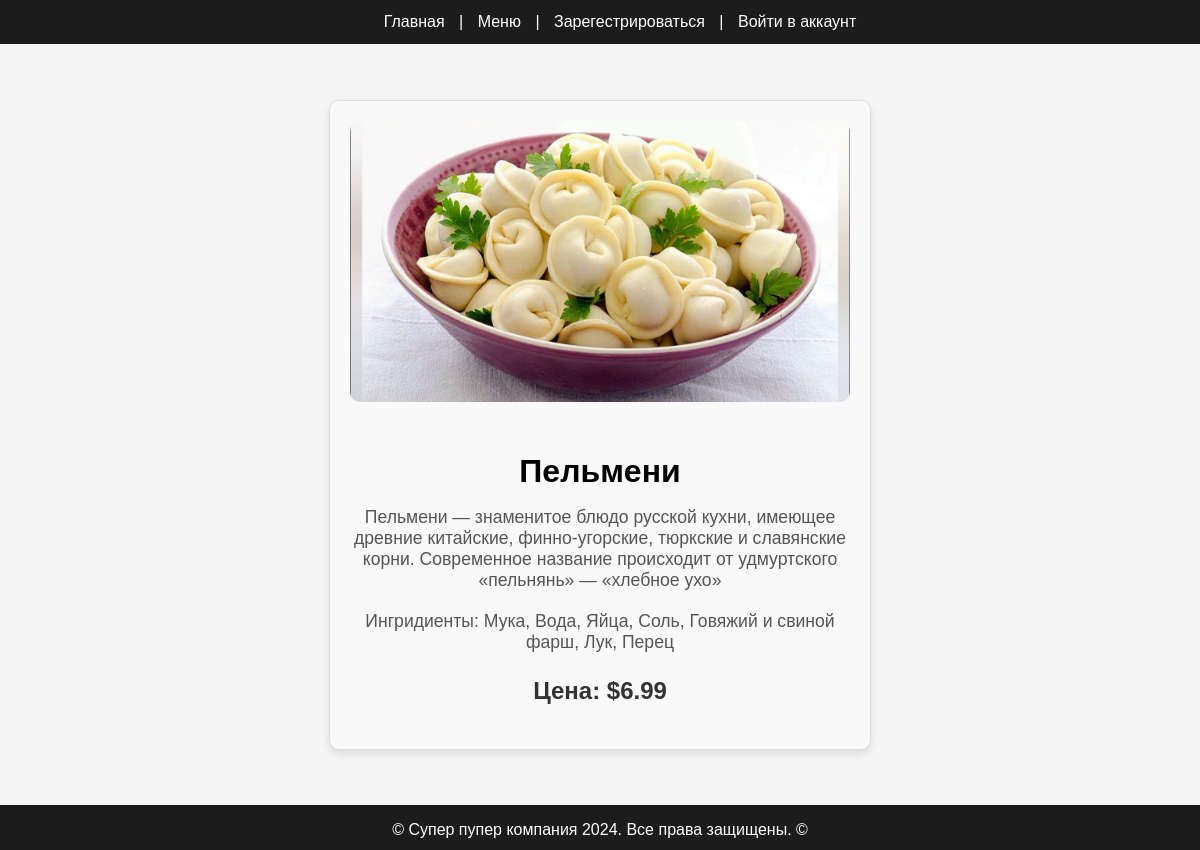
The app's page /menu/4 with its own data.
### tables this page shows
CREATE TABLE menu_items (
    id INTEGER PRIMARY KEY AUTOINCREMENT,
    name TEXT NOT NULL,
    description TEXT NOT NULL,
    price REAL NOT NULL,
    image TEXT NOT NULL
    , ingredients TEXT);

### app.py (the view)
@app.route('/menu/<int:item_id>')
def menu_item(item_id):
    conn = sqlite3.connect('users.db')
    c = conn.cursor()
    c.execute("SELECT name, description, price, image, ingredients FROM menu_items WHERE id = ?", (item_id,))
    item = c.fetchone()
    conn.close()
    if item:
        dish = {"name": item[0], "description": item[1], "price": item[2], "image": item[3], "ingredients": item[4]}
        return render_template('menu_item.html', dish=dish)
    else:
        flash("Блюдо не найдено", "error")
        return redirect(url_for('menu'))

### templates/menu_item.html (shortened to what this page needs)
{% extends "base.html" %}
{% block content %}
<div class="dish-details">
    <img src="{{ dish.image }}" alt="{{ dish.name }}">
    <h2>{{ dish.name }}</h2>
    <p class="dish-description">{{ dish.description }}</p>
    <p class="dish-ingredients">Ингридиенты: {{ dish.ingredients }}</p>
    <p class="dish-price">Цена: ${{ dish.price }}</p>
</div>
{% endblock %}

### static/css/styles.css (style rules this page uses)
body { font-family: Arial, sans-serif; margin: 0; padding: 0; background-color: #F5F5F5; }
.dish-details { max-width: 500px; margin: 50px auto; text-align: center; padding: 20px; border: 1px solid #ddd; border-radius: 10px; background-color: #f9f9f9; box-shadow: 0 4px 10px rgba(0, 0, 0, 0.1); }
.dish-details img { max-width: 100%; height: auto; border-radius: 10px; margin-bottom: 20px; }
.dish-details h2 { font-size: 2em; margin-bottom: 15px; }
.dish-description { font-size: 1.1em; color: #555; margin-bottom: 20px; }
.dish-ingredients { font-size: 1.1em; color: #555; margin-bottom: 20px; }
.dish-price { font-size: 1.5em; font-weight: bold; color: #333; }
h1, h2 { text-align: center; }

### records on screen
menu_items: image (picture), name "Пельмени", description "Пельмени — знаменитое блюдо русской кухни, имеющее древние китайские, финно-угорские, тюркские и славянские корни. Современное название происходит от удмуртского «пельнянь» — «хлебное ухо»", ingredients "Мука, Вода, Яйца, Соль, Говяжий и свиной фарш, Лук, Перец", price "6.99"
